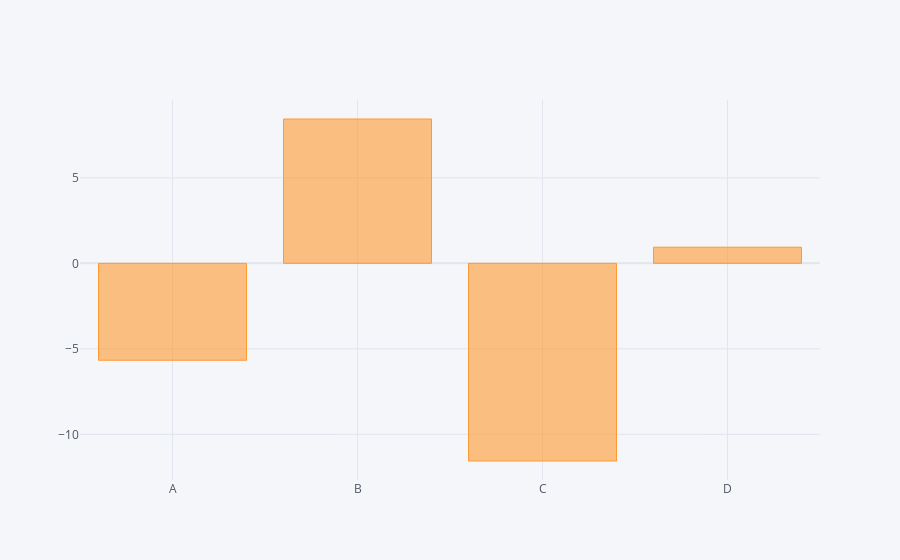

Notebook code for this chart:
### Code cell
df.sum().iplot(kind='bar')

### Figure 1 — Plotly figure (JSON) as saved in the notebook; plotly's stock layout.template omitted (floating-point values rounded to 4 significant figures)
{"data": [{"marker": {"color": "rgba(255, 153, 51, 0.6)", "line": {"color": "rgba(255, 153, 51, 1.0)", "width": 1}}, "name": "None", "orientation": "v", "text": "", "type": "bar", "x": ["A", "B", "C", "D"], "y": [-5.667, 8.441, -11.56, 0.9437]}], "layout": {"legend": {"bgcolor": "#F5F6F9", "font": {"color": "#4D5663"}}, "paper_bgcolor": "#F5F6F9", "plot_bgcolor": "#F5F6F9", "title": {"font": {"color": "#4D5663"}}, "xaxis": {"gridcolor": "#E1E5ED", "showgrid": true, "tickfont": {"color": "#4D5663"}, "title": {"font": {"color": "#4D5663"}, "text": ""}, "zerolinecolor": "#E1E5ED"}, "yaxis": {"gridcolor": "#E1E5ED", "showgrid": true, "tickfont": {"color": "#4D5663"}, "title": {"font": {"color": "#4D5663"}, "text": ""}, "zerolinecolor": "#E1E5ED"}}}
